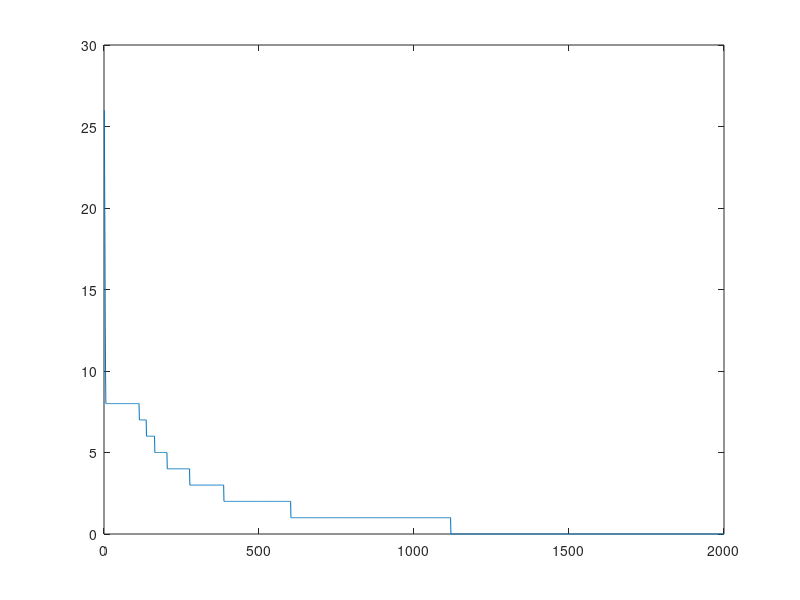

Reproduce this figure in MATLAB.


% if we change eta to smaller values we need to increase epochs alot
% backdrop will converge eventually, but it depends on the eta if it will
% be fast or not. Too large eta will converge fast, but may start
% oscillating, too small eta will converge but slowly


patterns=eye(8)*2-1
targets=patterns

X = [patterns; ones(1,8)];
T = targets;

% generera vikt verktor random element n?ra 0.  

eta = 0.05;
alpha = 0.9;
hidden = 3;
[insize, ndata] = size(patterns);
[outsize, ndata] = size(targets);


w = rand(hidden,(insize+1))* 2/sqrt(insize) - 1/sqrt(insize);
v = rand(outsize,hidden+1)* 2/sqrt(insize) - 1/sqrt(insize);


dv = zeros(outsize,(hidden+1));
dw = zeros(hidden,(insize+1));

epoch = 2000; 

%DELTA REGELN
%dW = -n*(W*X - T)*X.';

error=(1:epoch);

for i = 1:epoch
    
    %Forward
    
    hin = w * X; % weights * input = weighted inputs
    hout = [2 ./ (1+exp(-hin)) - 1 ; ones(1,ndata)]; % apply transfer func and add ones for bias
    oin = v * hout;
    out = 2 ./ (1+exp(-oin)) - 1;
    
    if i<2000 
          hout
          v
          out
    end
    
    %Backward
    delta_o = (out - targets) .* ((1 + out) .* (1 - out)) * 0.5;
    delta_h = (v' * delta_o) .* ((1 + hout) .* (1 - hout)) * 0.5;
    delta_h = delta_h(1:hidden, :);
    
    %Weight update
    dw = (dw .* alpha) - (delta_h * X') .* (1-alpha); %momentum - (Alpha*old sw)
    dv = (dv .* alpha) - (delta_o * hout') .* (1-alpha);
    w = w + dw .* eta;
    v = v + dv .* eta;
   
    
    error(i) = sum(sum(abs(sign(out) - targets)./2));
    
    %Error expalined:
    %1: sign(out) - targets = if both are same sign, we get 0 => zero error
    %2: /2 => because if different sign we'll get 1--1 = 2 but we just want
    %to count it as 1 error, therefore /2
    %3: we then sum each row for it self
    %4: now we have a vector with numbers
    %5: the second sum sums the vector
    
    
    %ENCODER: the network found such weights that we got the desired
    %pattern in the output. 
    
    %Elements in the diagonal are positive because
    %the weights are chosen by the network so that they cancel out any
    %negative terms.
    
    %Other elements should be negative so the network chooses such weights
    %so that the negative values cancel out the positive.
    
    %Could be someting to do with binary. The hidden layer can store 2^3
    %values which is 8 and is the maximum required.
end


plot(error)






